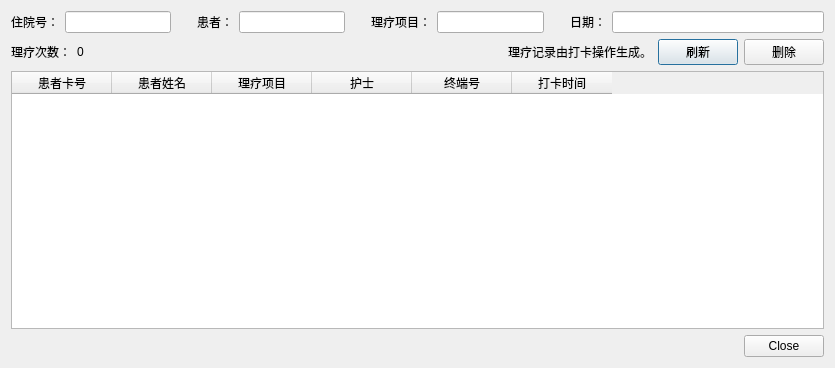
<?xml version="1.0" encoding="UTF-8"?>
<ui version="4.0">
 <class>PsmDlgPhysioList</class>
 <widget class="QDialog" name="PsmDlgPhysioList">
  <property name="geometry">
   <rect>
    <x>0</x>
    <y>0</y>
    <width>835</width>
    <height>368</height>
   </rect>
  </property>
  <property name="windowTitle">
   <string>理疗项目记录</string>
  </property>
  <layout class="QVBoxLayout" name="verticalLayout">
   <item>
    <layout class="QHBoxLayout" name="horizontalLayout" stretch="0,1,0,0,1,0,0,1,0,0,2">
     <item>
      <widget class="QLabel" name="label">
       <property name="text">
        <string>住院号：</string>
       </property>
      </widget>
     </item>
     <item>
      <widget class="QLineEdit" name="leHospiRecId">
       <property name="readOnly">
        <bool>true</bool>
       </property>
      </widget>
     </item>
     <item>
      <spacer name="horizontalSpacer">
       <property name="orientation">
        <enum>Qt::Horizontal</enum>
       </property>
       <property name="sizeType">
        <enum>QSizePolicy::Fixed</enum>
       </property>
       <property name="sizeHint" stdset="0">
        <size>
         <width>20</width>
         <height>20</height>
        </size>
       </property>
      </spacer>
     </item>
     <item>
      <widget class="QLabel" name="label_2">
       <property name="text">
        <string>患者：</string>
       </property>
      </widget>
     </item>
     <item>
      <widget class="QLineEdit" name="lePatientName">
       <property name="readOnly">
        <bool>true</bool>
       </property>
      </widget>
     </item>
     <item>
      <spacer name="horizontalSpacer_2">
       <property name="orientation">
        <enum>Qt::Horizontal</enum>
       </property>
       <property name="sizeType">
        <enum>QSizePolicy::Fixed</enum>
       </property>
       <property name="sizeHint" stdset="0">
        <size>
         <width>20</width>
         <height>20</height>
        </size>
       </property>
      </spacer>
     </item>
     <item>
      <widget class="QLabel" name="label_3">
       <property name="text">
        <string>理疗项目：</string>
       </property>
      </widget>
     </item>
     <item>
      <widget class="QLineEdit" name="lePhysioName">
       <property name="readOnly">
        <bool>true</bool>
       </property>
      </widget>
     </item>
     <item>
      <spacer name="horizontalSpacer_3">
       <property name="orientation">
        <enum>Qt::Horizontal</enum>
       </property>
       <property name="sizeType">
        <enum>QSizePolicy::Fixed</enum>
       </property>
       <property name="sizeHint" stdset="0">
        <size>
         <width>20</width>
         <height>20</height>
        </size>
       </property>
      </spacer>
     </item>
     <item>
      <widget class="QLabel" name="label_4">
       <property name="text">
        <string>日期：</string>
       </property>
      </widget>
     </item>
     <item>
      <widget class="QLineEdit" name="leDate">
       <property name="readOnly">
        <bool>true</bool>
       </property>
      </widget>
     </item>
    </layout>
   </item>
   <item>
    <layout class="QHBoxLayout" name="horizontalLayout_2" stretch="0,1,0,0,0">
     <item>
      <widget class="QLabel" name="label_5">
       <property name="text">
        <string>理疗次数：</string>
       </property>
      </widget>
     </item>
     <item>
      <widget class="QLabel" name="lblCount">
       <property name="text">
        <string>0</string>
       </property>
      </widget>
     </item>
     <item>
      <widget class="QLabel" name="label_7">
       <property name="text">
        <string>理疗记录由打卡操作生成。</string>
       </property>
      </widget>
     </item>
     <item>
      <widget class="QPushButton" name="pbRefresh">
       <property name="text">
        <string>刷新</string>
       </property>
      </widget>
     </item>
     <item>
      <widget class="QPushButton" name="pbDelete">
       <property name="text">
        <string>删除</string>
       </property>
      </widget>
     </item>
    </layout>
   </item>
   <item>
    <widget class="QTableWidget" name="tableWidget">
     <property name="font">
      <font>
       <family>新宋体</family>
       <pointsize>9</pointsize>
      </font>
     </property>
     <property name="editTriggers">
      <set>QAbstractItemView::NoEditTriggers</set>
     </property>
     <property name="selectionMode">
      <enum>QAbstractItemView::SingleSelection</enum>
     </property>
     <property name="selectionBehavior">
      <enum>QAbstractItemView::SelectRows</enum>
     </property>
     <column>
      <property name="text">
       <string>患者卡号</string>
      </property>
     </column>
     <column>
      <property name="text">
       <string>患者姓名</string>
      </property>
     </column>
     <column>
      <property name="text">
       <string>理疗项目</string>
      </property>
     </column>
     <column>
      <property name="text">
       <string>护士</string>
      </property>
     </column>
     <column>
      <property name="text">
       <string>终端号</string>
      </property>
     </column>
     <column>
      <property name="text">
       <string>打卡时间</string>
      </property>
     </column>
    </widget>
   </item>
   <item>
    <widget class="QDialogButtonBox" name="buttonBox">
     <property name="orientation">
      <enum>Qt::Horizontal</enum>
     </property>
     <property name="standardButtons">
      <set>QDialogButtonBox::Close</set>
     </property>
    </widget>
   </item>
  </layout>
 </widget>
 <tabstops>
  <tabstop>leHospiRecId</tabstop>
  <tabstop>lePatientName</tabstop>
  <tabstop>lePhysioName</tabstop>
  <tabstop>leDate</tabstop>
  <tabstop>pbRefresh</tabstop>
  <tabstop>pbDelete</tabstop>
  <tabstop>tableWidget</tabstop>
 </tabstops>
 <resources/>
 <connections>
  <connection>
   <sender>buttonBox</sender>
   <signal>accepted()</signal>
   <receiver>PsmDlgPhysioList</receiver>
   <slot>accept()</slot>
   <hints>
    <hint type="sourcelabel">
     <x>248</x>
     <y>254</y>
    </hint>
    <hint type="destinationlabel">
     <x>157</x>
     <y>274</y>
    </hint>
   </hints>
  </connection>
  <connection>
   <sender>buttonBox</sender>
   <signal>rejected()</signal>
   <receiver>PsmDlgPhysioList</receiver>
   <slot>reject()</slot>
   <hints>
    <hint type="sourcelabel">
     <x>316</x>
     <y>260</y>
    </hint>
    <hint type="destinationlabel">
     <x>286</x>
     <y>274</y>
    </hint>
   </hints>
  </connection>
 </connections>
</ui>
